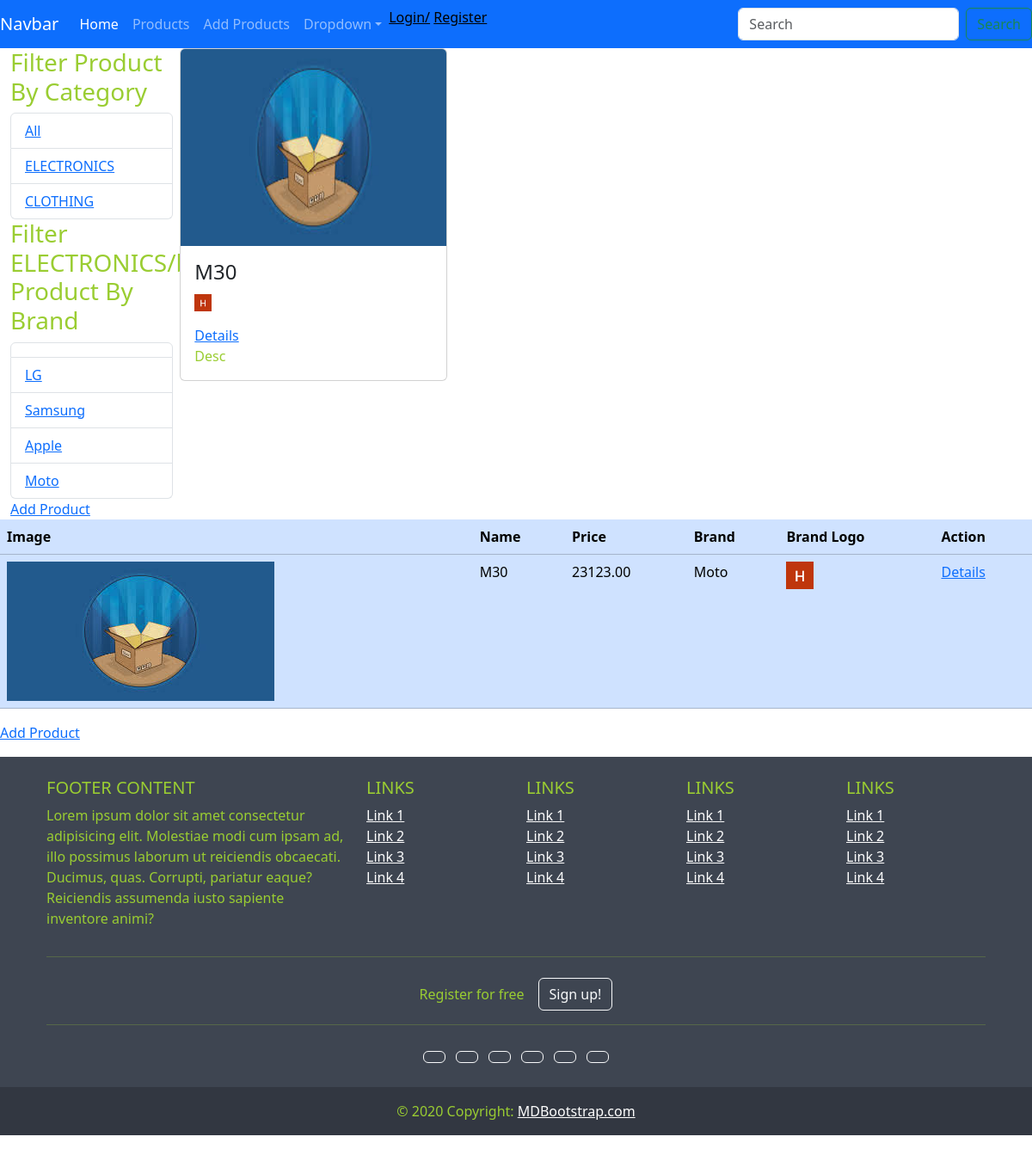
The page /product/serach_product/category/ELECTRONICS/brand/Moto/ on the database its author committed.
### product/models.py (models this page shows, shortened)
class Category(models.Model):
    name = models.CharField(max_length=100,choices=CATEGORY_CHOICES)
    description = models.TextField()
    def __str__(self) -> str:
        return self.name

class Brand(models.Model):
    name = models.CharField(max_length=50)
    logo = models.ImageField(upload_to='logo')

class Product(models.Model):
    name =  models.CharField(max_length=100)
    price = models.DecimalField(decimal_places=2,max_digits=10)
    brand = models.ForeignKey(Brand,on_delete=models.CASCADE,null=True)
    size = models.DecimalField(decimal_places=2,max_digits=4)
    description = models.CharField(max_length=500)
    color = models.CharField(max_length=20)
    image = models.ImageField(upload_to='images/product_image',default='images/product_image/p1.jpeg')
    category = models.ManyToManyField(Category)
    weight = models.DecimalField(decimal_places=2,max_digits=4)
    created_at = models.DateTimeField(auto_now_add=True)
    updated_at = models.DateTimeField(auto_now=True)
    quantity = models.IntegerField(default=0)

### product/views.py (the view)
# urls.py: path('serach_product/category/<str:name>/brand/<str:b_name>/',views.filter_product_by_brand,name='brand')
def filter_product_by_brand(request,name,b_name):
    brand = get_object_or_404(Brand,name=b_name)      #samsung
    category = get_object_or_404(Category,name=name)  #electronic
    products = category.product_set.all()  #product which comes under electronic
    brands = {i.brand.name for i in products.select_related('brand')}
    products = list(filter(lambda p:True if p.brand == brand else False,products))
    categories = Category.objects.all()                # all category
    context = {
         'products':products,
         'category':category,
         'categories':categories,
         'brands':brands,
         }
    return render(request,"product/products.html",context)

### product/templates/product/products.html (shortened to what this page needs)
{% extends 'base.html' %}
{% block content %}
<div class="table-responsive">
    <div class="container-fluid">
        <div class="row justify-content-center  g-2 ">
            <div class="col-2">
                <h3>
                    Filter Product By Category
                </h3>
                <ul class="list-group">
                    <li class="list-group-item">
                        <a href="{% url 'show-product' %}">
                            All
                        </a>
                    </li>
                    {% for category in categories %}
                    {% if category.name == request.path|cut:"/product/serach_product/category/" %}
                    <li style="background-color: aqua;" class="list-group-item">
                        <a  href="{% url 'category' category.name %}">
                            {{category.name}}
                        </a>
                        {% else %}
                        <li class="list-group-item">
                        <a href="{% url 'category' category.name %}">
                            {{category.name}}
                        </a>
                        {% endif %}
                    </li>
                    {% endfor %}
                </ul>
                <h3>{% if brands %}
                    Filter {{request.path|slice:"33:" }} Product By Brand
                </h3>
                {% endif %}
                <ul class="list-group">
                    <li class="list-group-item">
                    {% for brand in brands %}
                    {% if brand == request.path|cut:"/product/serach_product/category/request.session.category/brand/" %}
                    <li style="background-color: aqua;" class="list-group-item">
                        <a  href="{% url 'brand' category brand %}">
                            {{brand}}
                        </a>
                        {% else %}
                        <li class="list-group-item">
                        <a href="{% url 'brand' category brand %}">
                            {{brand}}
                        </a>
                        {% endif %}
                    </li>
                    {% endfor %}
                </ul>
        </div>
        <div class="col-10">
            <div class="row">
                {% for product in products %}
                    <div class="col-4">
                        <div class="card text-start">
                            <img class="card-img-top" src="{{ product.image.url }}" height="228.67  " alt="Title" />
                            <div class="card-body">
                                <h4 class="card-title">{{ product.name}}</h4>
                                <p>{% if product.brand.logo %}
                                    <img src="{{product.brand.logo.url}}" height="20" width="20"
                                        alt="no image">
                                    {% endif %}
                                </p>
                                <a href="/product/details/{{product.id}}">Details</a>
                                <p class="card-text">{{product.description}}</p>
                            </div>
                        </div>
                    </div>
                {% endfor %}
            </div>
        </div>
    </div>
<a href="{% url 'add-product' %}">Add Product</a>
</div>
<div class="table-responsive">
    <table class="table table-primary">
        <thead>
            <tr>
                <th scope="col">Image</th>
                <th scope="col">Name</th>
                <th scope="col">Price</th>
                <th scope="col">Brand</th>
                <th scope="col">Brand Logo</th>
                <th scope="col">Action</th>
            </tr>
        </thead>
        <tbody>
            {% for product in products %}
            <tr class="">
                <td scope="row"><img src="{{product.image.url}}"
                         alt="no image"></td>
                <td>{{product.name}}
                </td>
                <td>{{product.price}}
                </td>
                <td>
                    {{product.brand.name}}</td>
                <td>{% if product.brand.logo %}
                    <img src="{{product.brand.logo.url}}"
                         alt="no image">
                    {% endif %}
                </td>
                <td>
                    <a href="/product/details/{{product.id}}">Details</a>
                </td>
            </tr>
            {% endfor %}
        </tbody>
    </table>
<a href="{% url 'add-product' %}">Add Product</a>
</div>
{% endblock %}

### static/css/style.css (style rules this page uses)
* { color:yellowgreen; }

### rows shown on the page
Category: name "ELECTRONICS"
Category: name "CLOTHING"
Brand: brands "LG"
Brand: brands "Samsung"
Brand: brands "Apple"
Brand: brands "Moto"
Product: image (picture), name "M30", brand.logo (picture), description "Desc", price "23123.00", brand.name "Moto"

### other values the page prints
{{ request.path|slice:"33:" }} "ELECTRONICS/brand/Moto/"
